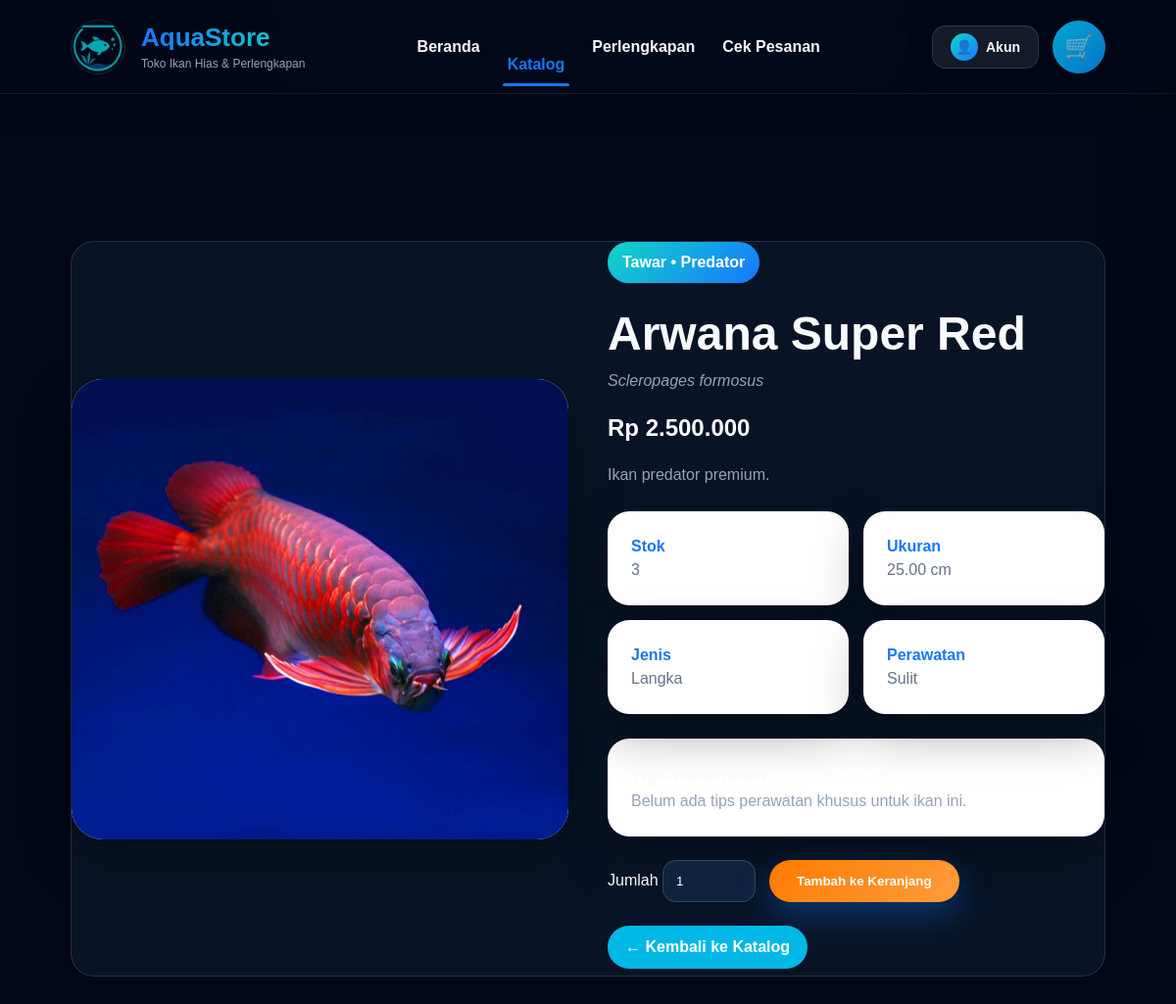
The app's page /pelanggan/detail.php?id=2 with its own data.
### tables this page shows
CREATE TABLE `ikan` (
  `id` int(11) NOT NULL,
  `nama` varchar(100) NOT NULL,
  `nama_latin` varchar(100) DEFAULT NULL,
  `kategori_air` enum('Laut','Tawar','Payau') NOT NULL,
  `kategori_sifat` enum('Predator','Non-Predator') NOT NULL,
  `kategori_jenis` enum('Hias','Konsumsi','Langka') NOT NULL,
  `harga` int(11) NOT NULL,
  `stok` int(11) NOT NULL,
  `ukuran_cm` decimal(5,2) DEFAULT NULL,
  `tingkat_perawatan` enum('Mudah','Sedang','Sulit') NOT NULL,
  `foto` varchar(255) DEFAULT NULL,
  `deskripsi` text DEFAULT NULL,
  `tips_perawatan` text DEFAULT NULL,
  `status` enum('Tersedia','Habis','Pre-order') DEFAULT 'Tersedia',
  `created_at` timestamp NOT NULL DEFAULT current_timestamp()
);

### config/db.php (called while the page is built, shortened)
<?php
function e($text)
{
    return htmlspecialchars((string) ($text ?? ''), ENT_QUOTES, 'UTF-8');
}
function rupiah($angka)
{
    return 'Rp ' . number_format((int) $angka, 0, ',', '.');
}

### pelanggan/detail.php (the view, shortened to what this page needs)
<?php
require "../config/db.php";
$id = (int) ($_GET['id'] ?? 0);
$stmt = $pdo->prepare("SELECT * FROM ikan WHERE id = ?");
$stmt->execute([$id]);
$ikan = $stmt->fetch();
?>
<!DOCTYPE html>
<html lang="id">
<head>
    <link rel="stylesheet" href="../assets/css/style.css?v=55">
</head>
<?php include "../components/navbar.php"; ?>
    <section class="detail-section">
        <div class="detail-wrapper">
            <div class="detail-photo">
                <?php if (!empty($ikan['foto'])): ?>
                    <img src="../uploads/ikan/<?= e($ikan['foto']) ?>?v=<?= time() ?>">
                <?php else: ?>
                    <span><?= $ikan['kategori_sifat'] === 'Predator' ? '🦈' : '🐠' ?></span>
                <?php endif; ?>
            </div>
            <div class="detail-info">
                <span class="detail-badge">
                    <?= e($ikan['kategori_air']) ?> • <?= e($ikan['kategori_sifat']) ?>
                </span>
                <h1><?= e($ikan['nama']) ?></h1>
                <p>
                    <i><?= e($ikan['nama_latin']) ?></i>
                </p>
                <h2><?= rupiah($ikan['harga']) ?></h2>
                <p><?= e($ikan['deskripsi']) ?></p>
                <div class="info-grid">
                    <div>
                        <b>Stok</b>
                        <span><?= e($ikan['stok']) ?></span>
                    </div>
                    <div>
                        <b>Ukuran</b>
                        <span><?= e($ikan['ukuran_cm']) ?> cm</span>
                    </div>
                    <div>
                        <b>Jenis</b>
                        <span><?= e($ikan['kategori_jenis']) ?></span>
                    </div>
                    <div>
                        <b>Perawatan</b>
                        <span><?= e($ikan['tingkat_perawatan']) ?></span>
                    </div>
                </div>
                <div class="care-box">
                    <h3>Tips Perawatan</h3>
                    <p>
                        <?= e($ikan['tips_perawatan'] ?: 'Belum ada tips perawatan khusus untuk ikan ini.') ?>
                    </p>
                </div>
                <form method="POST" class="cart-form">
                    <label>
                        Jumlah
                        <input
                            type="number"
                            name="jumlah"
                            value="1"
                            min="1"
                            max="<?= e($ikan['stok']) ?>"
                            <?= $ikan['stok'] <= 0 ? 'disabled' : '' ?>
                        >
                    </label>
                    <button
                        class="hero-button"
                        <?= $ikan['stok'] <= 0 ? 'disabled' : '' ?>
                    >
                        <?= $ikan['stok'] <= 0 ? 'Stok Habis' : 'Tambah ke Keranjang' ?>
                    </button>
                </form>
                <br>
                <a href="katalog.php" class="mini-button">
                    ← Kembali ke Katalog
                </a>
            </div>
        </div>
    </section>
</body>
</html>

### assets/css/legacy.css (style rules this page uses)
:root { --dark: #031426; --dark2: #062847; --blue: #1677ff; --cyan: #12d6c5; --white: #fff; --soft: #f4fbff; --text: #09213d; --muted: #64748b; --danger: #ff4d6d; --shadow: 0 18px 50px rgba(0, 0, 0, .12); --radius: 24px }
* { margin: 0; padding: 0; box-sizing: border-box }
a { text-decoration: none; color: inherit }
img { max-width: 100%; display: block }
.hero-button, .login-button, .mini-button { border: none; cursor: pointer; font-weight: 800; border-radius: 16px; transition: .25s }
.hero-button, .login-button { display: inline-flex; justify-content: center; align-items: center; gap: 10px; padding: 16px 28px; color: white; background: linear-gradient(135deg, var(--cyan), var(--blue)); box-shadow: 0 12px 32px rgba(22, 119, 255, .35) }
.mini-button { display: inline-block; padding: 10px 16px; color: white; background: linear-gradient(135deg, var(--cyan), var(--blue)) }
.popular-section, .checkout-section, .detail-section { padding: 150px 6% 80px; min-height: 100vh; background: var(--soft) }
.detail-wrapper { max-width: 1200px; margin: auto; display: grid; grid-template-columns: 1fr 1fr; gap: 40px; align-items: center }
.detail-photo { min-height: 470px; display: grid; place-items: center; overflow: hidden; border-radius: 32px; background: linear-gradient(135deg, #dffbff, #eef8ff); box-shadow: var(--shadow) }
.detail-photo img { width: 100%; height: 100%; object-fit: cover }
.detail-info h1 { font-size: 48px }
.detail-info h2 { margin: 18px 0; color: var(--blue) }
.detail-badge { display: inline-block; margin-bottom: 16px; padding: 9px 15px; border-radius: 999px; background: linear-gradient(135deg, var(--cyan), var(--blue)); color: white; font-weight: 800 }
.info-grid { margin: 25px 0; display: grid; grid-template-columns: repeat(2, 1fr); gap: 15px }
.info-grid div, .care-box, .checkout-form, .summary-box, .empty-box, .order-result, .success-order { padding: 24px; border-radius: 22px; background: white; box-shadow: var(--shadow) }
.info-grid b { display: block; color: var(--blue) }
.info-grid span, .summary-box p, .order-result p { color: var(--muted) }
.cart-form { margin-top: 24px; display: flex; gap: 14px }
.cart-form input, .qty-input { width: 95px; padding: 13px; border: 1px solid #d5e8f1; border-radius: 14px }

### assets/css/base/variables.css (style rules this page uses)
:root { --primary: #00B8E6; --primary-hover: #38E8FF; --secondary: #020817; --surface: #081426; --card: #10233D; --accent: #FF7A00; --accent-hover: #FF9D3D; --success: #22C55E; --danger: #EF4444; --text: #F8FAFC; --text-muted: #94A3B8; --border: rgba(255,255,255,.12); --shadow: 0 20px 50px rgba(0,0,0,.35); --radius-sm: 12px; --radius-md: 18px; --radius-lg: 28px; --transition: .3s ease; }

### assets/css/base/typography.css (style rules this page uses)
h1, h2, h3, h4, p { margin: 0; }

### assets/css/layout/main-layout.css (style rules this page uses)
.popular-section, .checkout-section, .detail-section { padding: 150px 6% 80px; min-height: 100vh; background: var(--soft); }
.detail-wrapper { max-width: 1200px; margin: auto; display: grid; grid-template-columns: 1fr 1fr; gap: 40px; align-items: center; }
.detail-photo { min-height: 470px; display: grid; place-items: center; overflow: hidden; border-radius: 32px; background: linear-gradient(135deg, #dffbff, #eef8ff); box-shadow: var(--shadow); }
.detail-photo img { width: 100%; height: 100%; object-fit: cover; }
.detail-info h1 { font-size: 48px; }
.detail-info h2 { margin: 18px 0; color: var(--blue); }
.detail-badge { display: inline-block; margin-bottom: 16px; padding: 9px 15px; border-radius: 999px; background: linear-gradient(135deg, var(--cyan), var(--blue)); color: white; font-weight: 800; }
.info-grid { margin: 25px 0; display: grid; grid-template-columns: repeat(2, 1fr); gap: 15px; }
.info-grid div, .care-box, .checkout-form, .summary-box, .empty-box, .order-result, .success-order { padding: 24px; border-radius: 22px; background: white; box-shadow: var(--shadow); }
.info-grid b { display: block; color: var(--blue); }
.info-grid span, .summary-box p, .order-result p { color: var(--muted); }
.cart-form { margin-top: 24px; display: flex; gap: 14px; }
.cart-form input, .qty-input { width: 95px; padding: 13px; border: 1px solid #d5e8f1; border-radius: 14px; }

### assets/css/components/buttons.css (style rules this page uses)
.hero-button, .login-button, .search-button { background: linear-gradient(135deg,var(--accent),var(--accent-hover)); color:white; border:none; padding:14px 28px; border-radius:999px; font-weight:800; cursor:pointer; transition:var(--transition); }

### assets/css/pages/keranjang.css (style rules this page uses)
.cart-form { margin-top: 24px; display: flex; gap: 14px; }
.cart-form input, .qty-input { width: 95px; padding: 13px; border: 1px solid #d5e8f1; border-radius: 14px; }

### records on screen
ikan: foto (picture), kategori_air "Tawar", kategori_sifat "Predator", nama "Arwana Super Red", nama_latin "Scleropages formosus", harga "Rp 2.500.000", deskripsi "Ikan predator premium.", stok "3", ukuran_cm "25.00", kategori_jenis "Langka", tingkat_perawatan "Sulit", tips_perawatan "Belum ada tips perawatan khusus untuk ikan ini.", jumlah "1"
